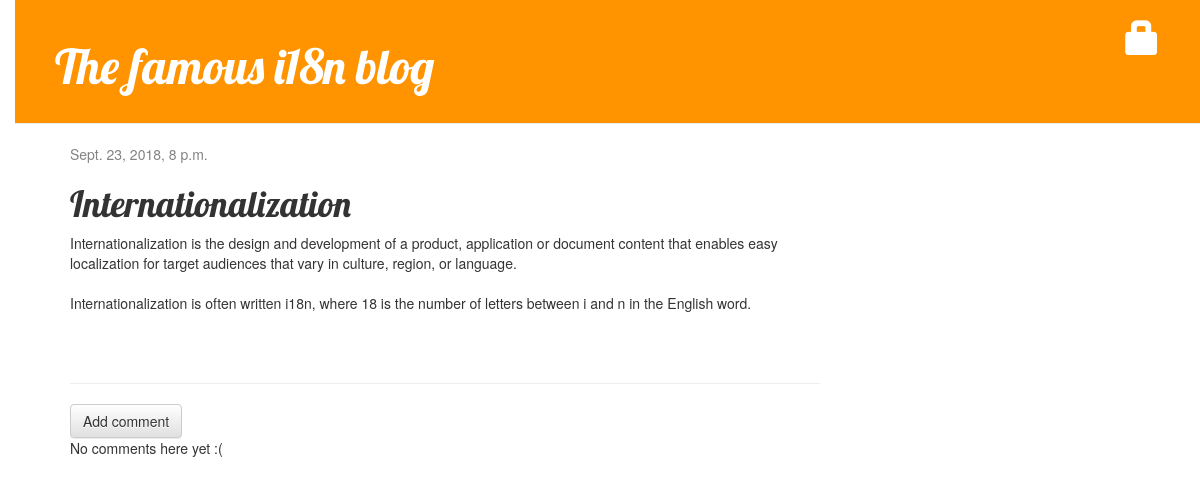
/post/1/, run on an earlier commit of the app's database.
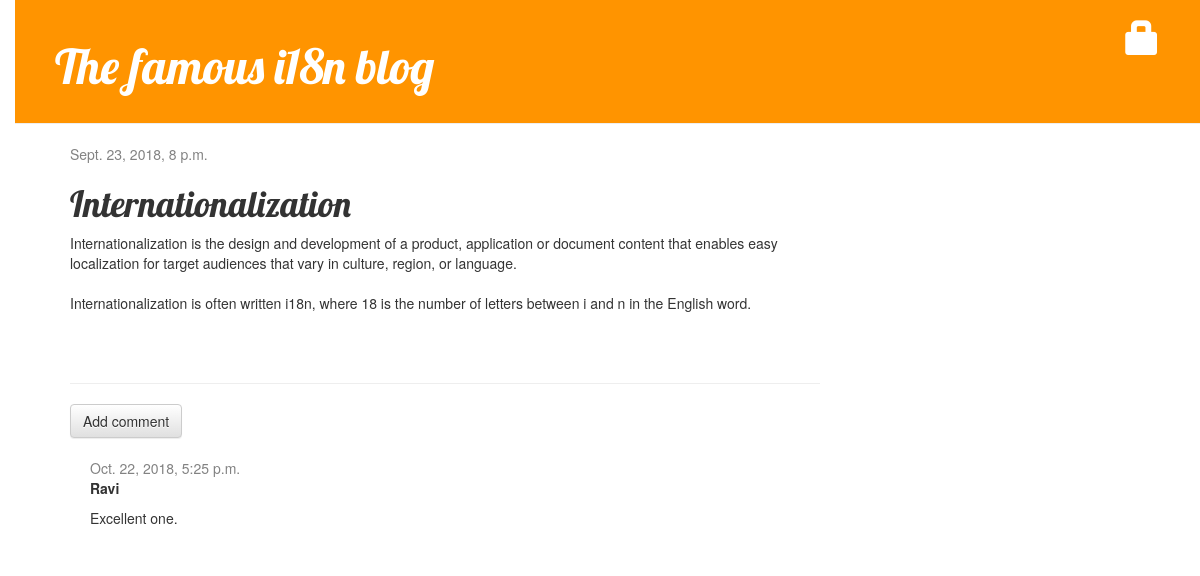
And on a later commit of the database.
### blog/models.py (models this page shows, shortened)
class Post(models.Model):
    author = models.ForeignKey('auth.user', on_delete = models.CASCADE)
    title = models.CharField(max_length = 200)
    text = models.TextField()
    created_date = models.DateTimeField(default=timezone.now)
    published_date = models.DateTimeField(blank = True, null = True)

class Comment(models.Model):
    post = models.ForeignKey('blog.post', on_delete=models.CASCADE, related_name='comments')
    author = models.CharField(max_length=200)
    text = models.TextField()
    created_date = models.DateTimeField(default = timezone.now)
    approved_comment = models.BooleanField(default = False)

### blog/views.py (the view)
# urls.py: path('post/<int:pk>/', views.post_detail, name='post_detail'),
def post_detail(request, pk):
    post = get_object_or_404(Post, pk=pk)
    return render(request, 'blog/post_detail.html', {'post': post})

### blog/templates/blog/post_detail.html (shortened to what this page needs)
{% extends 'blog/base.html' %}
{% block content %}
  <div class="post">
    {% if post.published_date %}
      <div class = "date">
        {{ post.published_date }}
      </div>
    {% else %}
      <a class="btn-btn-default" href="{% url 'post_publish' pk=post.pk %}">Publish</a>
    {% endif %}
  <h1>{{ post.title }}</h1>
  <p>{{ post.text|linebreaksbr }}</p>
</div>
<hr>
<a class="btn btn-default" href="{% url 'add_comment_to_post' pk=post.pk %}">Add comment</a>
{% for comment in post.comments.all %}
  <div class = "comment">
    <div class = "date">{{ comment.created_date }}</div>
    <strong>{{ comment.author }}</strong>
    <p>{{ comment.text|linebreaks }}</p>
  </div>
{% empty %}
  <p>No comments here yet :( </p>
{% endfor %}
{% endblock %}

### blog/templates/blog/base.html (shortened to what this page needs)
{% load static %}
<html>
    <head>
      <link rel="stylesheet" href="//maxcdn.bootstrapcdn.com/bootstrap/3.2.0/css/bootstrap.min.css">
      <link rel="stylesheet" href="//maxcdn.bootstrapcdn.com/bootstrap/3.2.0/css/bootstrap-theme.min.css">
      <link rel="stylesheet" href="{% static 'css/blog.css' %}">
    </head>
    <body>
    <div class="page-header">
      {% if user.is_authenticated %}
        <a href="{% url 'post_new' %}" class="top-menu"><span class ="glyphicon glyphicon-plus"></span></a>
        <a href="{% url 'post_draft_list' %}" class="top-menu"><span class="glyphicon glyphicon-edit"></span></a>
        <p class="top-menu">Hello {{ user.username }} <small>(<a href="{% url 'logout' %}">Log out</a>)</small></p>
      {% else %}
        <a href="{% url 'login' %}" class="top-menu"><span class="glyphicon glyphicon-lock"></span></a>
      {% endif %}
        <h1><a href="/">The famous i18n blog</a></h1>
    </div>
    <div class="content container">
        <div class="row">
            <div class="col-md-8">
            {% block content %}
            {% endblock %}
            </div>
        </div>
    </div>
</body>
</html>

### blog/static/css/blog.css (style rules this page uses)
h1 a { color:#FCA205; font-family: 'Lobster'; }
body { padding-left: 15px; }
.page-header { background-color: #ff9400; margin-top: 0; padding: 20px 20px 20px 40px; }
.page-header h1, .page-header h1 a, .page-header h1 a:visited, .page-header h1 a:active { color: #ffffff; font-size: 36pt; text-decoration: none; }
.content { margin-left: 40px; }
h1, h2, h3, h4 { font-family: 'Lobster', cursive; }
.date { color: #828282; }
.top-menu, .top-menu:hover, .top-menu:visited { color: #ffffff; float: right; font-size: 26pt; margin-right: 20px; }
.post { margin-bottom: 70px; }
.comment { margin: 20px 0px 20px 20px; }

What changed in the data, as far as the page shows it:
added Comment: created_date "Oct. 22, 2018, 5:25 p.m.", author "Ravi", text "Excellent one."
Also different on the page:
text no longer shown: "No comments here yet :("
